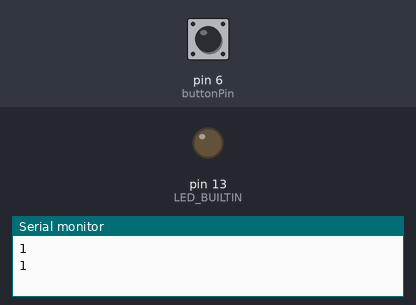
Recording of a sketch running on a simulated Arduino Uno, built with avr-gcc and run on an emulated ATmega328P. Shown: output pins drawn as LEDs (lit = HIGH), the last lines printed to the serial monitor. The inputs (shaded band) are chosen by the test bench; at power-on: pin 6 (buttonPin) LOW.

Above: at 1.2 s.
1.3 s: pin 6 (buttonPin) pulled HIGH for 1 s
At 2.8 s:
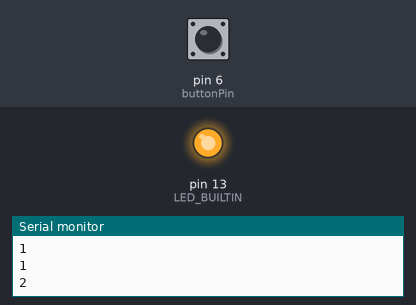
Timing chart, 0 to 4.7 s (numbered marks = the images above; inputs shaded):
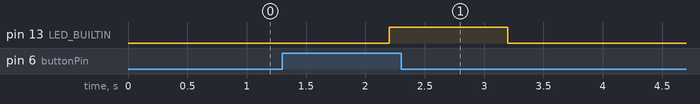

Measured:
- after the input at 1.3 s, pin 13 (LED_BUILTIN): LOW → HIGH after 0.90 s, → LOW 1.0 s later

The sketch:

salemTrigger.ino
```cpp
const int buttonPin = 6;

bool sendMsg = true;
String results = "1";

void setup() {
  // put your setup code here, to run once:
  Serial.begin(9600);
  pinMode(LED_BUILTIN, OUTPUT);
  pinMode(buttonPin, INPUT);
}

void loop() {
  // If sendMsg == false, then the pi is playing a sound byte.  Don't check for a trigger.
  if (sendMsg)
  {
    if (digitalRead(buttonPin) == HIGH)
    {
      Serial.println(2);
      digitalWrite(LED_BUILTIN, HIGH);
      sendMsg = false;
    }
    else
    {
      Serial.println(1);
    }
  }

  // Try to read a heartbeat from the pi.
  if (Serial.available())
  {
    // If the pi sends a "1", then it is not playing a sound byte anymore and is ready to play another.
    results = Serial.readString();
    if (results == "1")
    {
      sendMsg = true;
    }
  }

  // The delay is mostly meant for testing purposes.
  delay(1000);
  digitalWrite(LED_BUILTIN, LOW);
  delay(100);
}
```
